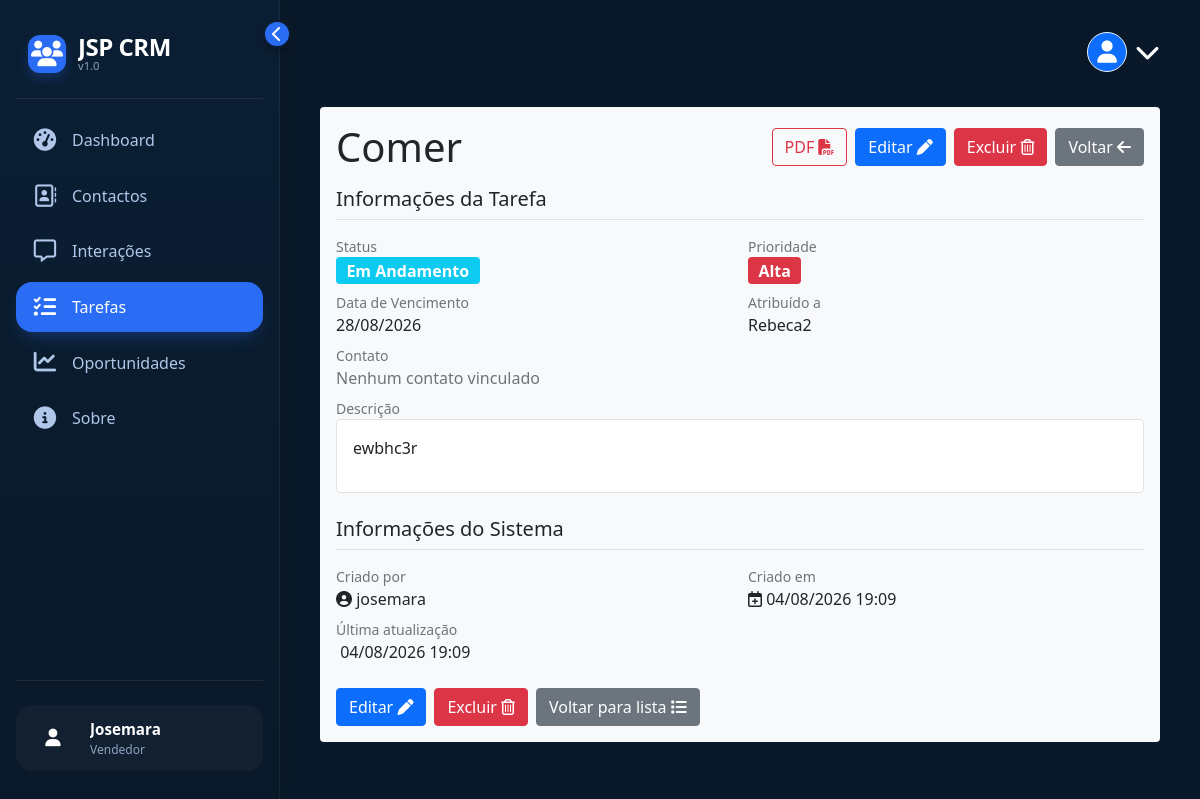
The app's page /pt/task/retrieve/3/ (signed in) with its own data.
### task/models.py (models this page shows, shortened)
class Task(models.Model):
    PRIORITY_CHOICES = (
        ("LOW", "Baixa"),
        ("MEDIUM", "Média"),
        ("HIGH", "Alta"),
    )
    STATUS_CHOICES = (
        ("PENDING", "Pendente"),
        ("IN_PROGRESS", "Em Andamento"),
        ("DONE", "Concluída"),
    )
    title = models.CharField(max_length=250, verbose_name="Título")
    description = models.TextField(verbose_name="Descrição")
    due_date = models.DateField(verbose_name="Data de Vencimento")
    priority = models.CharField(
        max_length=30,
        choices=PRIORITY_CHOICES,
        default="MEDIUM",
        verbose_name="Prioridade",
    )
    status = models.CharField(
        max_length=30, choices=STATUS_CHOICES, default="PENDING", verbose_name="Status"
    )
    assigned_to = models.ForeignKey(
        User,
        null=True,
        blank=True,
        on_delete=models.SET_NULL,
        related_name="tasks_assigned",
        verbose_name="Atribuído a",
    )
    created_by = models.ForeignKey(
        User,
        on_delete=models.CASCADE,
        related_name="tasks_created",
        verbose_name="Criado por",
    )
    contact = models.ForeignKey(
        Contact,
        null=True,
        blank=True,
        on_delete=models.CASCADE,
        related_name="tasks",
        verbose_name="Contato",
    )
    created_at = models.DateTimeField(auto_now_add=True, verbose_name="Criado em")
    updated_at = models.DateTimeField(auto_now=True, verbose_name="Atualizado em")
    class Meta:
        ordering = ["-created_at"]
        verbose_name = "Tarefa"
        verbose_name_plural = "Tarefas"

### task/views.py (the view)
# urls.py: path("retrieve/<int:id>/", views.retrieve_view, name="retrieve"),
@login_required()
def retrieve_view(request, id):
    task = get_object_or_404(Task, id=id, created_by=request.user)
    return render(request, "task_retrieve.html", {"task": task})

### task/templates/task_retrieve.html (shortened to what this page needs)
{% extends "base.html" %}
{% load static %}
{% load i18n %}
{% block task_page %}active{% endblock task_page %}
{% block content %}
<section class="bg-light p-3 rounded-2">
    <div class="d-flex justify-content-between align-items-center mb-3">
        <h1 class="mb-0">{{ task.title|capfirst }}</h1>
        <div class="d-flex gap-2">
            <a href="{% url 'tasks:retrievepdf' task.pk %}" class="btn btn-outline-danger" target="_blank">{% trans 'PDF' %} <i class="fa-solid fa-file-pdf"></i></a>
            <a href="{% url 'tasks:put' task.pk %}" class="btn btn-primary">{% trans 'Editar' %} <i class="fa-solid fa-pen"></i></a>
            <a href="{% url 'tasks:delete' task.pk %}" class="btn btn-danger" onclick="return confirm('{% trans "Tem certeza que deseja excluir esta tarefa?" %}');">{% trans 'Excluir' %} <i class="fa-regular fa-trash-can"></i></a>
            <a href="{% url 'tasks:list' %}" class="btn btn-secondary">{% trans 'Voltar' %} <i class="fa-solid fa-arrow-left"></i></a>
        </div>
    </div>
    <h5 class="border-bottom pb-2 mb-3">{% trans "Informações da Tarefa" %}</h5>
    <div class="mb-2 d-flex" style="justify-content: space-between;">
        <div class="w-50 me-2">
            <label class="text-muted small d-block">{% trans "Status" %}</label>
            <p class="mb-0">
                <span class="badge {% if task.status == 'PENDING' %}bg-warning{% elif task.status == 'IN_PROGRESS' %}bg-info{% elif task.status == 'DONE' %}bg-success{% endif %} fs-6">
                    {{ task.get_status_display }}
                </span>
            </p>
        </div>
        <div class="w-50 ms-2">
            <label class="text-muted small d-block">{% trans "Prioridade" %}</label>
            <p class="mb-0">
                <span class="badge {% if task.priority == 'HIGH' %}bg-danger{% elif task.priority == 'MEDIUM' %}bg-warning{% elif task.priority == 'LOW' %}bg-success{% endif %} fs-6">
                    {{ task.get_priority_display }}
                </span>
            </p>
        </div>
    </div>
    <div class="mb-2 d-flex" style="justify-content: space-between;">
        <div class="w-50 me-2">
            <label class="text-muted small d-block">{% trans "Data de Vencimento" %}</label>
            <p class="mb-0">{{ task.due_date|date:"d/m/Y" }}</p>
        </div>
        <div class="w-50 ms-2">
            <label class="text-muted small d-block">{% trans "Atribuído a" %}</label>
            <p class="mb-0">{{ task.assigned_to.get_full_name|default:task.assigned_to.username|default:"Não atribuído" }}</p>
        </div>
    </div>
    <div class="mb-2">
        <label class="text-muted small d-block">{% trans "Contato" %}</label>
        <p class="mb-0">
            {% if task.contact %}
                <a href="{% url 'contacts:retrieve' task.contact.pk %}" class="text-decoration-none">
                    <i class="fa-solid fa-user"></i>
                    {{ task.contact.name|capfirst }} {{ task.contact.surname|capfirst }}
                </a>
                <br>
                <small class="text-muted">
                    <i class="fa-solid fa-phone"></i> {{ task.contact.phone }}
                    {% if task.contact.email %}
                        | <i class="fa-solid fa-envelope"></i> {{ task.contact.email }}
                    {% endif %}
                </small>
            {% else %}
                <span class="text-muted">{% trans "Nenhum contato vinculado" %}</span>
            {% endif %}
        </p>
    </div>
    <div class="mb-2">
        <label class="text-muted small d-block">{% trans "Descrição" %}</label>
        <div class="p-3 bg-white rounded border">
            {{ task.description|linebreaks }}
        </div>
    </div>
    <h5 class="border-bottom pb-2 mb-3 mt-4">{% trans "Informações do Sistema" %}</h5>
    <div class="mb-2 d-flex" style="justify-content: space-between;">
        <div class="w-50 me-2">
            <label class="text-muted small d-block">{% trans "Criado por" %}</label>
            <p class="mb-0">
                <i class="fa-solid fa-user-circle"></i>
                {{ task.created_by.get_full_name|default:task.created_by.username }}
            </p>
        </div>
        <div class="w-50 ms-2">
            <label class="text-muted small d-block">{% trans "Criado em" %}</label>
            <p class="mb-0">
                <i class="fa-regular fa-calendar-plus"></i>
                {{ task.created_at|date:"d/m/Y H:i" }}
            </p>
        </div>
    </div>
    <div class="mb-2">
        <label class="text-muted small d-block">{% trans "Última atualização" %}</label>
        <p class="mb-0">
            {{ task.updated_at|date:"d/m/Y H:i" }}
        </p>
    </div>
    <div class="mt-4 d-flex gap-2">
        <a href="{% url 'tasks:put' task.pk %}" class="btn btn-primary">{% trans 'Editar' %} <i class="fa-solid fa-pen"></i></a>
        <a href="{% url 'tasks:delete' task.pk %}" class="btn btn-danger" onclick="return confirm('{% trans "Tem certeza que deseja excluir esta tarefa?" %}');">{% trans 'Excluir' %} <i class="fa-regular fa-trash-can"></i></a>
        <a href="{% url 'tasks:list' %}" class="btn btn-secondary">{% trans 'Voltar para lista' %} <i class="fa-solid fa-list"></i></a>
    </div>
</section>
{% endblock content %}

### templates/base.html (shortened to what this page needs)
{% load static %}
{% load i18n %}
{% load crispy_forms_tags %}
<!doctype html>
<html lang="pt">
  <head>
    <link
      rel="stylesheet"
      href="{% static '/bootstrap/css/bootstrap.min.css' %}"
    />
    <link rel="stylesheet" href="{% static '/fontawesome/css/all.min.css' %}" />
    <link rel="stylesheet" href="{% static 'base/css/main.css' %}" />
  </head>
  <body>
    <aside class="dashboard-sidebar" id="dashboardSidebar">
      <div
        class="sidebar-toggle"
        id="sidebarToggle"
        data-bs-toggle="tooltip"
        data-bs-placement="right"
        title="Expandir/Recolher sidebar"
      >
        <i class="fas fa-chevron-left"></i>
      </div>
      <div class="sidebar-inner">
        <div class="sidebar-brand">
          <div class="brand-icon">
            <i class="fa-solid fa-users"></i>
          </div>
          <div class="brand-text-wrapper">
            <div class="brand-text">JSP CRM</div>
            <div class="brand-sub">v1.0</div>
          </div>
        </div>
        <ul class="nav-menu">
          <li class="nav-item-custom">
            <a
              href="{% url 'dashboard:home' %}"
              class="nav-link-custom {% block dasboard_page %}{% endblock dasboard_page %}"
              data-bs-toggle="tooltip"
              data-bs-placement="right"
              title="Visão geral e análises"
            >
              <i class="fas fa-gauge-high"></i>
              <span>Dashboard</span>
            </a>
          </li>
          <li class="nav-item-custom">
            <a
              href="{% url 'contacts:list' %}"
              class="nav-link-custom {% block contact_page %} {% endblock contact_page %}"
              data-bs-toggle="tooltip"
              data-bs-placement="right"
              title="{% trans 'Contactos' %}"
            >
              <i class="fa-regular fa-address-book"></i>
              <span>{% trans 'Contactos' %}</span>
            </a>
          </li>
          <li class="nav-item-custom">
            <a
              href="{% url 'interactions:list' %}"
              class="nav-link-custom {% block interaction_page %}{% endblock interaction_page %}"
              data-bs-toggle="tooltip"
              data-bs-placement="right"
              title="{% trans 'Interações' %}"
            >
              <i class="fa-regular fa-message"></i>
              <span>{% trans 'Interações' %}</span>
            </a>
          </li>
          <li class="nav-item-custom">
            <a
              href="{% url 'tasks:list' %}"
              class="nav-link-custom {% block task_page %}{% endblock task_page %}"
              data-bs-toggle="tooltip"
              data-bs-placement="right"
              title="{% trans 'Tarefas' %}"
            >
              <i class="fa-solid fa-list-check"></i>
              <span>{% trans 'Tarefas' %}</span>
            </a>
          </li>
          <li class="nav-item-custom">
            <a
              href="{% url 'opportunities:list' %}"
              class="nav-link-custom {% block opportunity_page %}{% endblock opportunity_page %}"
              data-bs-toggle="tooltip"
              data-bs-placement="right"
              title="{% trans 'Oportunidades' %}"
            >
              <i class="fa-solid fa-chart-line"></i>
              <span>{% trans 'Oportunidades' %}</span>
            </a>
          </li>
          <li class="nav-item-custom">
            <a
              href="{% url 'dashboard:sobre' %}"
              class="nav-link-custom {% block sobre_page %}{% endblock sobre_page %}"
              data-bs-toggle="tooltip"
              data-bs-placement="right"
              title="Sobre"
            >
              <i class="fa-solid fa-circle-info"></i>
              <span>Sobre</span>
            </a>
          </li>
        </ul>
        <div class="sidebar-footer">
          <a href="{% url 'accounts:profile' %}" class="text-decoration-none">
            <div
              class="user-profile"
              data-bs-toggle="tooltip"
              data-bs-placement="right"
              title="{% trans 'Meu Perfil' %}"
            >
              <div class="user-avatar">
                {% if user.profile.avatar %}
                  <img
                    src="{{ user.profile.avatar.url }}"
                    alt="{% trans 'Avatar de' %} {{ user.username }}"
                    class="user-avatar-img"
                    style="width: 40px; height: 40px; border-radius: 50%; object-fit: cover;"
                  >
                {% else %}
                  <i class="fa-solid fa-user"></i>
                {% endif %}
              </div>
              <div class="user-info">
                <div class="user-name">{{ user.username | capfirst }}</div>
                <div class="user-role">
                  {% if user.profile.role == 'G' %}
                    {% trans 'Gerente' %}
                  {% elif user.profile.role == 'V' %}
                    {% trans 'Vendedor' %}
                  {% else %}
                    {% trans 'Utilizador' %}
                  {% endif %}
                </div>
              </div>
            </div>
          </a>
        </div>
      </div>
    </aside>
    <main class="main-wrapper" id="mainWrapper">
      <div class="dashboard-topbar">
        <div class="header-actions">
          <div class="dropdown d-flex align-items-center gap-2">
            <div class="user-avatar-topbar" data-bs-toggle="dropdown" aria-expanded="false" style="cursor: pointer;">
              {% if user.profile.avatar %}
                <img
                  src="{{ user.profile.avatar.url }}"
                  alt="{% trans 'Avatar de' %} {{ user.username }}"
                  style="width: 40px; height:40px; border-radius: 50%; object-fit: cover;"
                  data-bs-toggle="tooltip"
                  data-bs-placement="bottom"
                  title="{{ user.username }}"
                >
              {% else %}
                <div class="icon-btn" style="width: 40px; height: 40px; border-radius: 50%; background: #0d6efd; color: white; display: flex; align-items: center; justify-content: center;">
                  <i class="fas fa-user"></i>
                </div>
              {% endif %}
            </div>
            <div class="dropdown-toggle-icon" data-bs-toggle="dropdown" aria-expanded="false" style="cursor: pointer; color: #ffffff; font-size: 25px;">
              <i class="fa-solid fa-chevron-down"></i>
            </div>
          </div>
        </div>
      </div>
      {% block content %} {% endblock content %}
    </main>
  </body>
</html>

### records on screen
Task: title "Comer", status "Em Andamento", priority "Alta", due_date "28/08/2026", assigned_to.get_full_name "Rebeca2", description "ewbhc3r", created_by.get_full_name "josemara", created_at "04/08/2026 19:09", updated_at "04/08/2026 19:09"

### other values on screen
{{ user.username | capfirst }} "Josemara"
